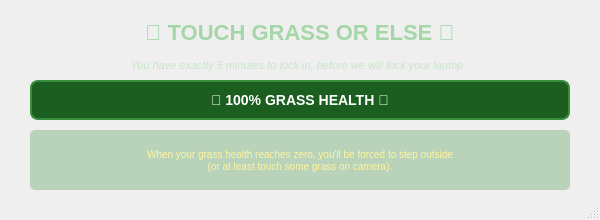
<?xml version="1.0" encoding="UTF-8"?>
<ui version="4.0">
 <class>MainWindow</class>
 <widget class="QMainWindow" name="MainWindow">
  <property name="geometry">
   <rect>
    <x>0</x>
    <y>0</y>
    <width>600</width>
    <height>220</height>
   </rect>
  </property>
  <property name="windowTitle">
   <string>MainWindow</string>
  </property>
  <property name="styleSheet">
   <string notr="true">QMainWindow {
    background: qlineargradient(x1:0, y1:0, x2:0, y2:1,
                                stop:0 #2d5016, stop:1 #1a2e0d);
}

QLabel {
    color: #e8f5e9;
    font-family: 'Arial', sans-serif;
}

QProgressBar {
    border: 2px solid #388e3c;
    border-radius: 8px;
    background-color: #1b5e20;
    text-align: center;
    color: white;
    font-weight: bold;
    font-size: 14px;
}

QProgressBar::chunk {
    background: qlineargradient(x1:0, y1:0, x2:1, y2:0,
                                stop:0 #66bb6a, stop:0.5 #43a047, stop:1 #2e7d32);
    border-radius: 6px;
}</string>
  </property>
  <widget class="QWidget" name="centralwidget">
   <widget class="QProgressBar" name="progressBar">
    <property name="geometry">
     <rect>
      <x>30</x>
      <y>80</y>
      <width>540</width>
      <height>40</height>
     </rect>
    </property>
    <property name="value">
     <number>100</number>
    </property>
    <property name="format">
     <string>🌱 %p% GRASS HEALTH 🌱</string>
    </property>
   </widget>
   <widget class="QLabel" name="titleLabel">
    <property name="geometry">
     <rect>
      <x>30</x>
      <y>15</y>
      <width>540</width>
      <height>35</height>
     </rect>
    </property>
    <property name="styleSheet">
     <string notr="true">font-size: 22px; font-weight: bold; color: #a5d6a7;</string>
    </property>
    <property name="text">
     <string>🌿 TOUCH GRASS OR ELSE 🌿</string>
    </property>
    <property name="alignment">
     <set>Qt::AlignCenter</set>
    </property>
   </widget>
   <widget class="QLabel" name="instructionLabel">
    <property name="geometry">
     <rect>
      <x>30</x>
      <y>55</y>
      <width>540</width>
      <height>20</height>
     </rect>
    </property>
    <property name="styleSheet">
     <string notr="true">font-size: 11px; color: #c8e6c9; font-style: italic;</string>
    </property>
    <property name="text">
     <string>You have exactly 5 minutes to lock in, before we will lock your laptop. </string>
    </property>
    <property name="alignment">
     <set>Qt::AlignCenter</set>
    </property>
   </widget>
   <widget class="QLabel" name="warningLabel">
    <property name="geometry">
     <rect>
      <x>30</x>
      <y>130</y>
      <width>540</width>
      <height>60</height>
     </rect>
    </property>
    <property name="styleSheet">
     <string notr="true">font-size: 10px; color: #fff59d; padding: 10px; background-color: rgba(56, 142, 60, 0.3); border-radius: 5px;</string>
    </property>
    <property name="text">
     <string>When your grass health reaches zero, you'll be forced to step outside
(or at least touch some grass on camera).</string>
    </property>
    <property name="alignment">
     <set>Qt::AlignCenter</set>
    </property>
    <property name="wordWrap">
     <bool>true</bool>
    </property>
   </widget>
  </widget>
  <widget class="QStatusBar" name="statusbar"/>
 </widget>
 <resources/>
 <connections/>
</ui>
